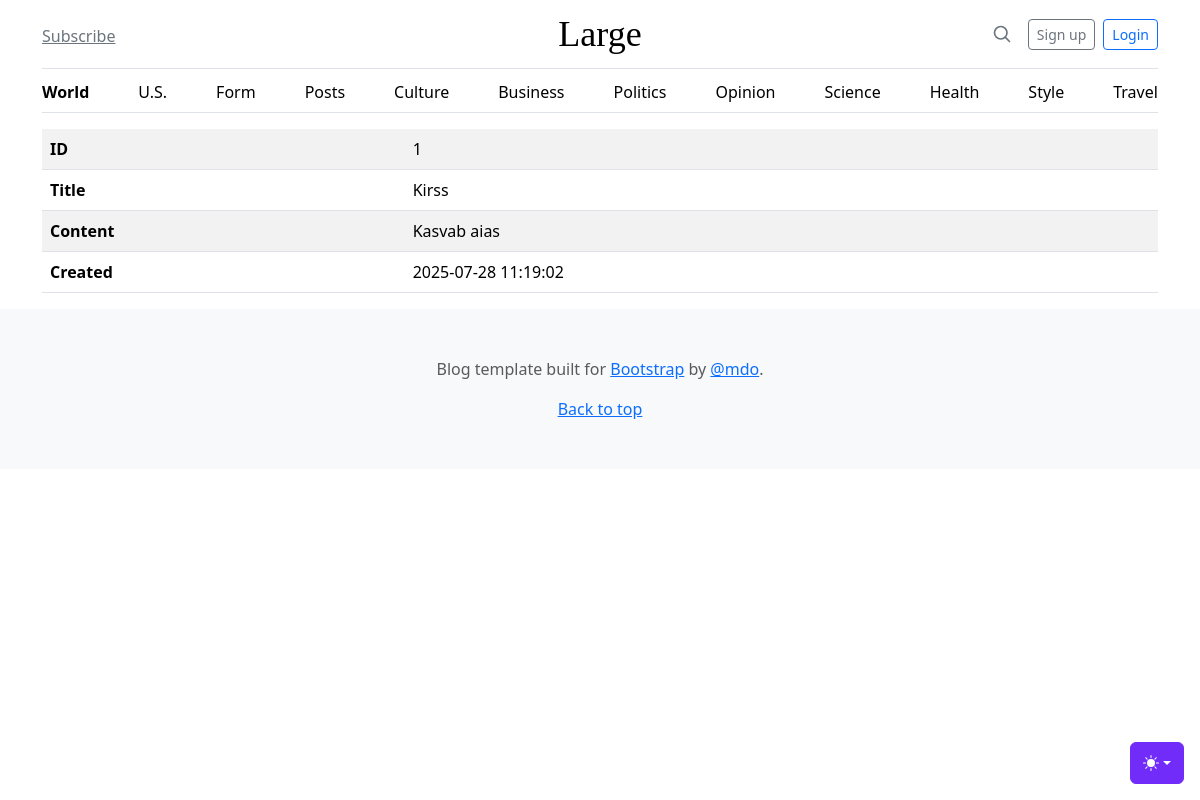
The app's page /admin/posts/view?id=1 with its own data.
### tables this page shows
CREATE TABLE posts
(
    id      integer
        constraint posts_pk
            primary key autoincrement,
    title   text not null,
    body    text not null,
    created datetime
);

### src/Controllers/PostsController.php (called while the page is built, shortened)
<?php
class PostsController {
    public function view() {
        $post = Post::find($_GET['id']);
        include __DIR__ . '/../../views/posts/view.php';
    }
}

### src/DB.php (called while the page is built, shortened)
<?php
class DB {
    private $conn;
    public function __construct() {
        try {
        $this->conn = new PDO("sqlite:db.sqlite");
        $this->conn->setAttribute(PDO::ATTR_ERRMODE, PDO::ERRMODE_EXCEPTION);
        } catch(PDOException $e) {
        echo "Ühendus puudub: " . $e->getMessage();
        }
    }
    public function find($table, $class, $id) {
        $stmt = $this->conn->prepare("SELECT * FROM $table WHERE id =$id");
        $stmt->execute();
        $stmt->setFetchMode(PDO::FETCH_CLASS, $class);
        return $stmt->fetch();
    }
    }

### src/Models/Model.php (called while the page is built, shortened)
<?php
abstract class Model {
   protected static $table;
    public static function find($id) {
        $db = new \App\DB();
        return $db->find(static::$table, static::class, $id);
    }
}

### src/Models/Post.php (called while the page is built, shortened)
<?php
class Post extends Model {
    public $created;
    public function createdDate() {
        return new DateTime($this->created);
    }
}

### views/posts/view.php (the view)
<?php include 'views/partials/header.php' ?>
<main class="container">
   <table class="table table-striped table-hover">
       <tbody>
           <tr>
               <th>ID</th>
               <td><?=$post->id ?></td>
           </tr>
           <tr>
               <th>Title</th>
               <td><?=$post->title ?></td>
           </tr>
           <tr>
               <th>Content</th>
               <td><?=$post->body ?></td>
           </tr>
           <tr>
               <th>Created</th>
               <td><?=$post->createdDate()->format('Y-m-d H:i:s')?></td>
           </tr>
       </tbody>
   </table>
</main>
<?php include 'views/partials/footer.php' ?>

### records on screen
posts: id "1", title "Kirss", body "Kasvab aias", created "2025-07-28 11:19:02"
